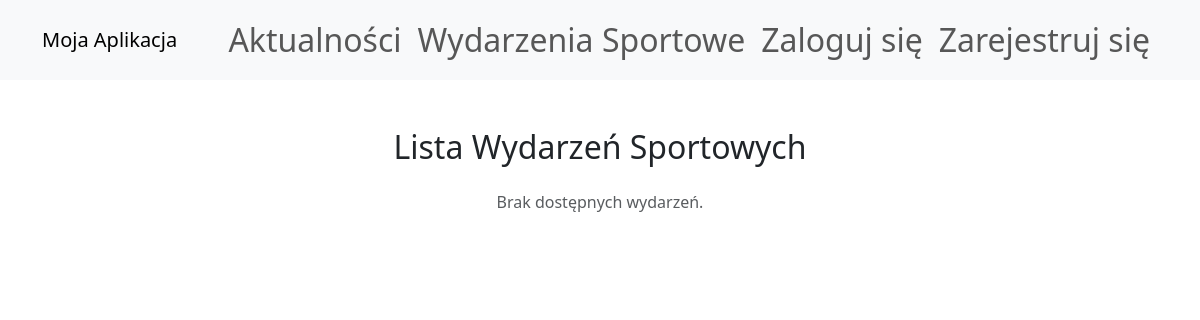
The app's page /events/, older data.
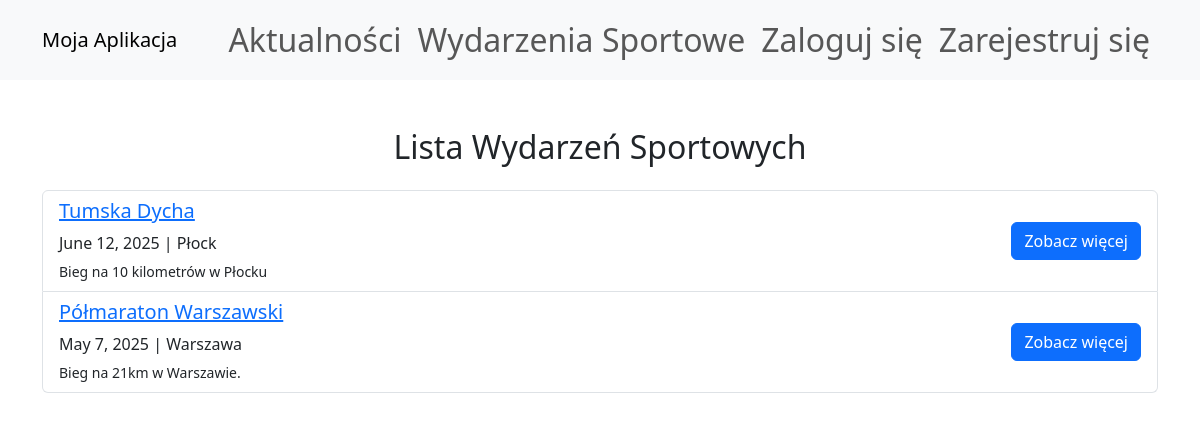
The same page, newer data.
### events/models.py (models this page shows, shortened)
class Event(models.Model):
    title = models.CharField(max_length=200)
    description = models.TextField()
    date = models.DateField()
    time = models.TimeField()
    location = models.CharField(max_length=255)
    max_participants = models.IntegerField()

### events/views.py (the view)
# urls.py: path('events/', views.event_list, name='event_list'),
def event_list(request):
    events = Event.objects.all()
    return render(request, 'events/event_list.html', {'events': events})

### events/templates/events/event_list.html (shortened to what this page needs)
<!DOCTYPE html>
<html lang="pl">
<head>
    <link href="https://cdn.jsdelivr.net/npm/bootstrap@5.3.0/dist/css/bootstrap.min.css" rel="stylesheet">
</head>
<body>
<nav class="navbar navbar-expand-lg navbar-light bg-light">
    <div class="container">
        <a class="navbar-brand" href="/">Moja Aplikacja</a>
        <div class="collapse navbar-collapse" id="navbarNav">
            <ul class="navbar-nav ms-auto">
                <li class="nav-item">
                    <a class="nav-link" href="#">Aktualności</a>
                </li>
                <li class="nav-item">
                    <a class="nav-link" href="{% url 'event_list' %}">Wydarzenia Sportowe</a>
                </li>
                {% if user.is_authenticated %}
                    <li class="nav-item dropdown">
                        <a class="nav-link dropdown-toggle" href="#" id="userDropdown" role="button" data-bs-toggle="dropdown" aria-expanded="false">
                            Witaj, {{ user.first_name }}!
                        </a>
                        <ul class="dropdown-menu dropdown-menu-end" aria-labelledby="userDropdown">
                            <li><a class="dropdown-item" href="{% url 'profile' %}">Profil</a></li>
                            <li><a class="dropdown-item" href="{% url 'my_events' %}">Moje wydarzenia</a></li>
                            <li>
                                <form method="post" action="{% url 'logout' %}">
                                    {% csrf_token %}
                                    <button type="submit" class="dropdown-item">Wyloguj się</button>
                                </form>
                            </li>
                        </ul>
                    </li>
                {% else %}
                    <li class="nav-item">
                        <a class="nav-link" href="{% url 'login' %}">Zaloguj się</a>
                    </li>
                    <li class="nav-item">
                        <a class="nav-link" href="{% url 'register' %}">Zarejestruj się</a>
                    </li>
                {% endif %}
            </ul>
        </div>
    </div>
</nav>
    <div class="container mt-5">
        <h2 class="text-center mb-4">Lista Wydarzeń Sportowych</h2>
        {% if events %}
            <ul class="list-group">
                {% for event in events %}
                    <li class="list-group-item d-flex justify-content-between align-items-center">
                        <div>
                            <h5><a href="{% url 'event_detail' event.id %}">{{ event.title }}</a></h5>
                            <p class="mb-1">{{ event.date }} | {{ event.location }}</p>
                            <small>{{ event.description|truncatechars:100 }}</small>
                        </div>
                        <a href="{% url 'event_detail' event.id %}" class="btn btn-primary">Zobacz więcej</a>
                    </li>
                {% endfor %}
            </ul>
        {% else %}
            <p class="text-center text-muted">Brak dostępnych wydarzeń.</p>
        {% endif %}
    </div>
</body>
</html>

### events/templates/events/event_list.html (style rules this page uses)
.navbar-nav .nav-link { font-size: 2rem; }

Row changes from the older to the newer data that the page shows:
added Event: title "Tumska Dycha", date "June 12, 2025", location "Płock", description "Bieg na 10 kilometrów w Płocku"
added Event: title "Półmaraton Warszawski", date "May 7, 2025", location "Warszawa", description "Bieg na 21km w Warszawie."
Text that changed along with them:
text no longer shown: "Brak dostępnych wydarzeń."
